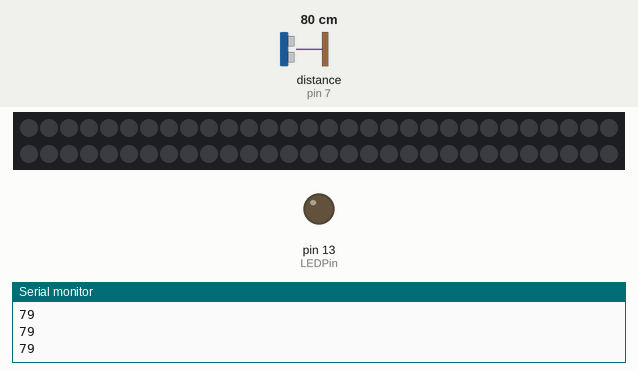
Simulated run of this sketch. Board: Arduino Uno, built with avr-gcc and run on an emulated ATmega328P. Parts: 60 RGB LEDs in strip order, left to right, continuing on the next row, output pins drawn as LEDs (lit = HIGH), the last lines printed to the serial monitor. Wiring (inferred from the names in the program): ultrasonic range finder: trigger pin 8; echo pin 7. Inputs (shaded band) come from the test bench; at power-on: distance to the obstacle (sensor on pin 7) 80 cm. The echo pulse lasts 58.3 µs per cm; pins used as bus, display or sensor lines are not drawn.

Above: at 1.2 s.
1.3 s: distance to the obstacle (sensor on pin 7) set to 23 cm
2.8 s: distance to the obstacle (sensor on pin 7) set to 19 cm
4.3 s: distance to the obstacle (sensor on pin 7) set to 196 cm
5.8 s: distance to the obstacle (sensor on pin 7) set to 204 cm
At 7.0 s:
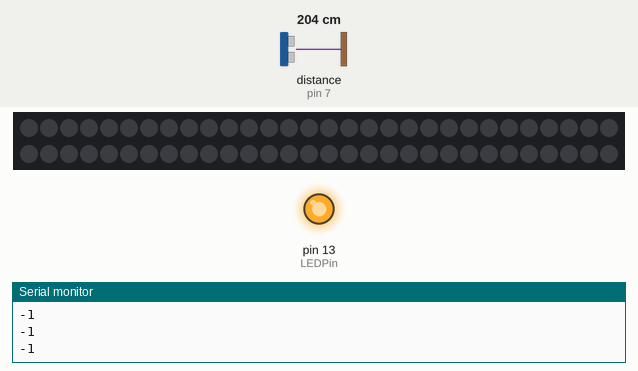
7.3 s: distance to the obstacle (sensor on pin 7) set to 35 cm
At 7.9 s:
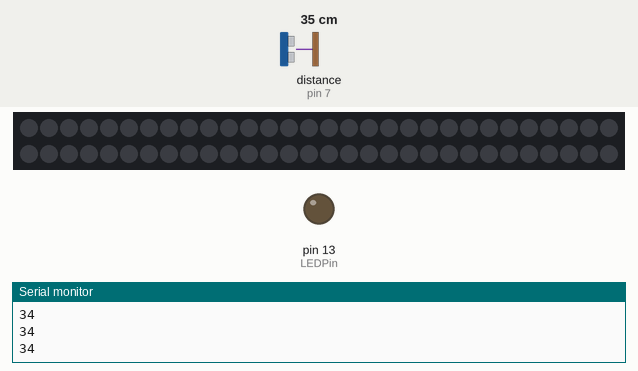
8.8 s: distance to the obstacle (sensor on pin 7) set to 2 cm
Timing chart, 0 to 11.8 s (numbered marks = the images above; inputs shaded):
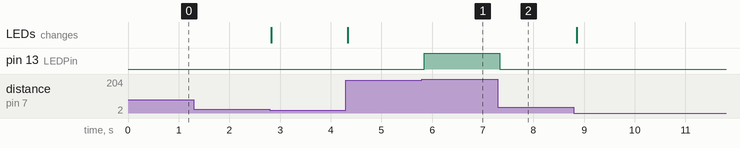

The sketch:

takeBreak.ino
```cpp
/*
 Take Break Program : This program is used to take break from work after sometime continuously at office.

 Author : Sashi Kumar Penta

 HC-SR04 Ping distance sensor:
 VCC to arduino 5v
 GND to arduino GND
 Echo to Arduino pin 7
 Trig to Arduino pin 8

 Parameters
   inTime (in seconds) : indicates in what time intervals you want to take break
   distanceThreshold (in cms) : how close to the sensor is considered that you are inside
   brightness (0-255) : brightness of the led strip

 This program can be found at : https://github.com/sashipenta/iot/blob/master/TakeBreak/takeBreak.ino

 Reference:
 Ultrasonic distance example is used from :
               http://arduinobasics.blogspot.com/2012/11/arduinobasics-hc-sr04-ultrasonic-sensor.html
 */

#include <Adafruit_NeoPixel.h>

#define PIN 6     // LED Strip Pin
#define echoPin 7 // Echo Pin
#define trigPin 8 // Trigger Pin
#define LEDPin 13 // Onboard LED

int maximumRange = 200;  // Maximum range needed
int minimumRange = 0;    // Minimum range needed
long duration, distance; // Duration used to calculate distance (in cm)

int distanceThreshold = 20; // If the user is 20 cms or less, we keep countin inCount

int t = 50;
int inCount = 0;     // In office count - each count corresponds to t ms
int outCount = 0;    // Out count - just so to avoid accidental/noisy readings.

int inTime = 900;      // in seconds

// This value is overwritten to inTime * 20 in setup
int inThreshold = 100; // 100 count means : 100 * t = 100 * 50 = 5000 ms = 5 seconds
                       // (For demo we are saying take break after every 5 seconds, in reality
                       // this number will be much higher)

int outThreshold = 10; // This is much small.. just to avoid accidental readings.

int brightness = 20;

// Parameter 1 = number of pixels in strip
// Parameter 2 = Arduino pin number (most are valid)
// Parameter 3 = pixel type flags, add together as needed:
//   NEO_KHZ800  800 KHz bitstream (most NeoPixel products w/WS2812 LEDs)
//   NEO_KHZ400  400 KHz (classic 'v1' (not v2) FLORA pixels, WS2811 drivers)
//   NEO_GRB     Pixels are wired for GRB bitstream (most NeoPixel products)
//   NEO_RGB     Pixels are wired for RGB bitstream (v1 FLORA pixels, not v2)
Adafruit_NeoPixel strip = Adafruit_NeoPixel(60, PIN, NEO_GRB + NEO_KHZ800);

void setup() {
 Serial.begin (9600);
 pinMode(trigPin, OUTPUT);
 pinMode(echoPin, INPUT);
 pinMode(LEDPin, OUTPUT); // Use LED indicator (if required)

 strip.begin();
 strip.show(); // Initialize all pixels to 'off'

 inThreshold = inTime * 20;
}

// Fill the dots one after the other with a color
void lightStrip(int num, int high) {

  // Number of leds to light
  int k = 0;

  k = (float) num * strip.numPixels() / high;

  // at least 1 pixel (to show you are in range)
  k = max(k, 1);
  // No more than number of pixels
  k = min(k, strip.numPixels());

  for(uint16_t i=0; i<= k; i++) {
      strip.setPixelColor(i, strip.Color(brightness, brightness, brightness));
  }

  for(uint16_t i=k; i<strip.numPixels(); i++) {
      strip.setPixelColor(i, strip.Color(0,0,0));
  }

  strip.show();
}

void lightStripOff() {

  for(uint16_t i=0; i<strip.numPixels(); i++) {
      strip.setPixelColor(i, strip.Color(0,0,0));
  }

  strip.show();
}

void lightStripBlink() {

  for(uint16_t i=0; i<strip.numPixels(); i++) {
      strip.setPixelColor(i, strip.Color(brightness,0,0));
  }

  strip.show();

  delay(500);

  for(uint16_t i=0; i<strip.numPixels(); i++) {
      strip.setPixelColor(i, strip.Color(0,0,0));
  }

  strip.show();
}

void loop() {
/* The following trigPin/echoPin cycle is used to determine the
 distance of the nearest object by bouncing soundwaves off of it. */
 digitalWrite(trigPin, LOW);
 delayMicroseconds(2);

 digitalWrite(trigPin, HIGH);
 delayMicroseconds(10);

 digitalWrite(trigPin, LOW);
 duration = pulseIn(echoPin, HIGH);

 //Calculate the distance (in cm) based on the speed of sound.
 distance = duration/58.2;

 if (distance >= maximumRange || distance <= minimumRange){
 /* Send a negative number to computer and Turn LED ON
 to indicate "out of range" */
 Serial.println("-1");
 digitalWrite(LEDPin, HIGH);
 }
 else {
   /* Send the distance to the computer using Serial protocol, and
   turn LED OFF to indicate successful reading. */
   Serial.println(distance);
   if(distance < distanceThreshold)
   {
     inCount++;

     // Light as much progress we made
     lightStrip(inCount, inThreshold);

     if(inCount >= inThreshold) // 50ms * 100 = 5000ms = 5 seconds (Break after 5 seconds)
     {
       outCount = 0;
       digitalWrite(LEDPin, HIGH);

       // Special blink
       lightStripBlink();
     }
   }
   else
   {
     outCount++;

     if(outCount > outThreshold) // 10 for noise???
     {
       inCount = 0;

       // away for some time no lights should be on
       lightStripOff();

       digitalWrite(LEDPin, LOW);
     }
   }
 }

 //Delay 50ms before next reading.
 delay(t);
}
```

Measured:
- the behaviour switches between 199 and 200 cm on distance to the obstacle (sensor on pin 7) (found by bisection; images 0 and 1)
- after the input at 5.8 s, pin 13 (LEDPin): LOW → HIGH after 0.05 s
- after the input at 7.3 s, pin 13 (LEDPin): HIGH → LOW at once
